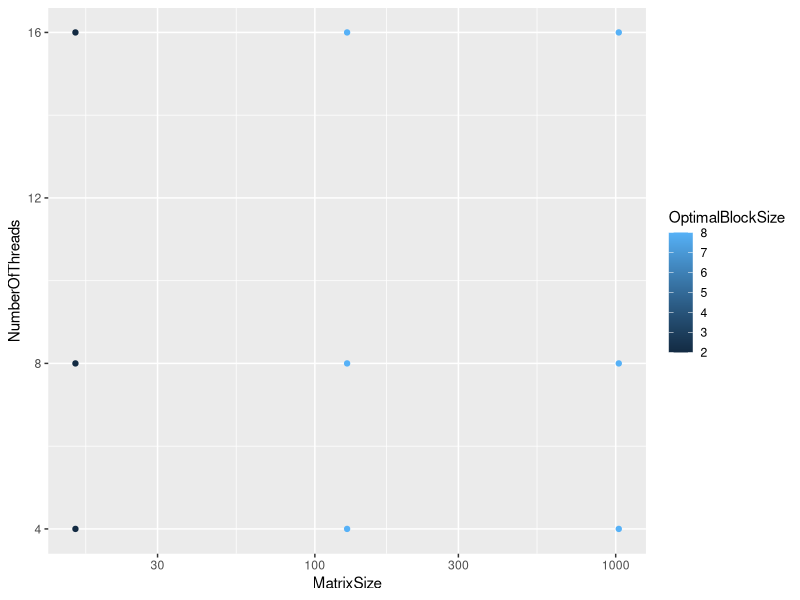

Reproduce this figure in R.
library(reshape2)
library(ggplot2)

# get data
d1 <- read.table("sample_3.csv", header=T, sep=",")

# plot
g1 <- ggplot(d1, aes(x=MatrixSize, y=NumberOfThreads, color=OptimalBlockSize))
g2 <- g1 + layer(geom="point", stat="identity", position="identity")
g3 <- g2 + scale_x_log10()

g3


